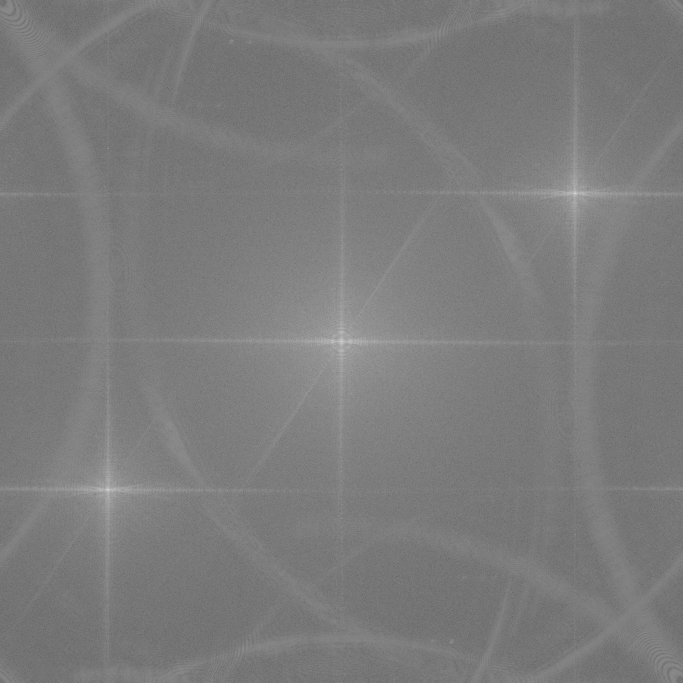
#> input picture hologram.png, 2048 x 2048 px, given in place of Hologram.tiff, which was not available (shown at 1/3 size)
$ python prueba2.py
#> lines starting #> are read from the running program, lines starting #| are printed output that depends on the picture; after the words box and inside, x2 and y2 are one past the last pixel; in counts of white or black regions, pixels touching at a corner belong together; pictures that were not available may be replaced by others from this repository, and a replacement may not be noted
import numpy as np
import matplotlib.pyplot as plt
from matplotlib.widgets import Slider
from PIL import Image
import cv2
import os
# Definir parámetros de la imagen
Nx = 2048
Ny = 2048
lamb = 632.80E-9            # Longitud de onda HeNe, rojo
outPixel = 3.45E-6          # Camera pixel
x = outPixel * np.arange(-Nx // 2, Nx // 2)
y = outPixel * np.arange(-Ny // 2, Ny // 2)
X, Y = np.meshgrid(x, y)


def recortar(imagen):


    cx_init, cy_init = Nx // 2, Ny // 2
    w_init, h_init = 50, 50

    imagen_recortada_global = np.zeros_like(imagen)
    mascara_global = np.zeros_like(imagen)

    # [24 lines left out: function actualizar, not called in this run]

    fig, ax = plt.subplots(figsize=(5, 5))
    plt.subplots_adjust(left=0.1, bottom=0.25)

    ax.imshow(imagen, cmap="gray")
    rect = plt.Rectangle((cx_init - w_init // 2, cy_init - h_init // 2), w_init, h_init, edgecolor="red", facecolor="none", linewidth=2)
    ax.add_patch(rect)

    ax_cx = plt.axes([0.2, 0.1, 0.65, 0.03])
    ax_cy = plt.axes([0.2, 0.15, 0.65, 0.03])
    ax_w = plt.axes([0.2, 0.05, 0.65, 0.03])
    ax_h = plt.axes([0.2, 0.2, 0.65, 0.03])

    slider_cx = Slider(ax_cx, "X Centro", 0, Nx, valinit=cx_init)
    slider_cy = Slider(ax_cy, "Y Centro", 0, Ny, valinit=cy_init)
    slider_w = Slider(ax_w, "Ancho", 10, Nx, valinit=w_init)
    slider_h = Slider(ax_h, "Alto", 10, Ny, valinit=h_init)

    # Conectar sliders con la función de actualización
    slider_cx.on_changed(actualizar)
    slider_cy.on_changed(actualizar)
    slider_w.on_changed(actualizar)
    slider_h.on_changed(actualizar)

    plt.show()

    return imagen_recortada_global, mascara_global

ruta_imagen = r"C:/Users/Usuario/Desktop/GitHub/entrega3_instrumentos_opticos/Hologram.tiff"
holograma = Image.open(ruta_imagen).convert('L')
#> holograma is the input picture: PIL image 2048x2048 L; min 29, max 254, mean 123.6

hologram = np.array(holograma)

hologram_ft = np.fft.fftshift(np.fft.fft2(hologram))

hologram_spectrum_log = np.log10(1 + (np.abs(hologram_ft))**2)
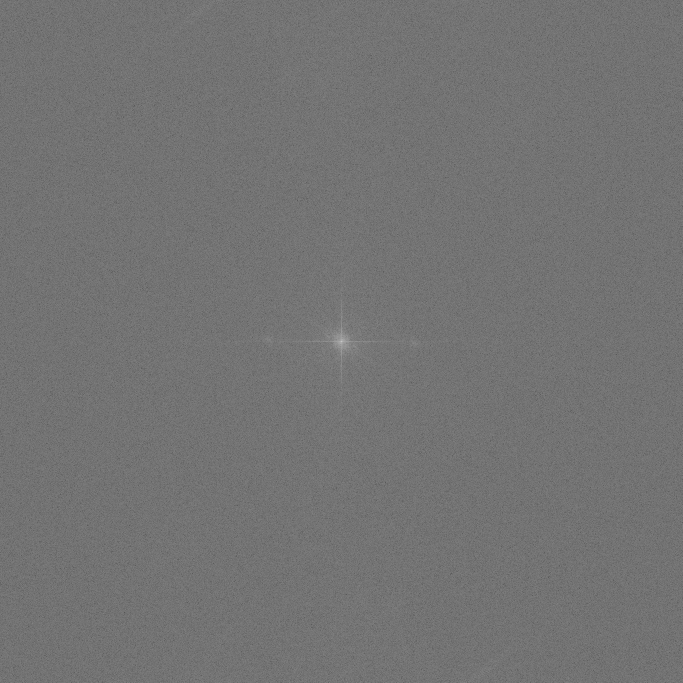
#> hologram_spectrum_log: shape (2048, 2048) float64 (shown at 1/3 size); min 3.01e-05, max 17.43, mean 7.91; drawn with min black and max white

guardarespectro =np.uint8(255* hologram_spectrum_log/np.max(hologram_spectrum_log))
cv2.imwrite("espectrolog.png",guardarespectro)

imagen_recortada, mascara = recortar(hologram_spectrum_log)
#> in recortar, `plt.show()`:
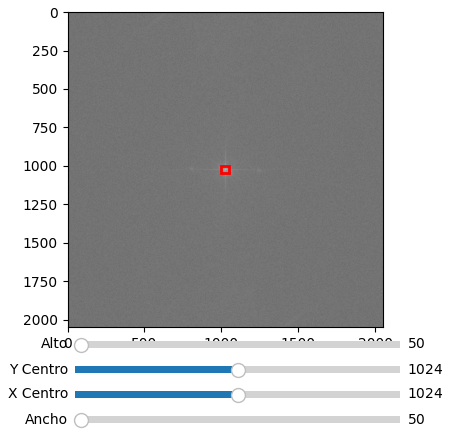
#> figure drawn by matplotlib, 5 panels
#> imagen_recortada: shape (2048, 2048) float64; every value is 0


plt.figure(figsize=(5, 5))
plt.imshow(imagen_recortada, cmap="gray")
plt.title("Imagen Recortada")
plt.axis("off")  # Para quitar los ejes
plt.show()

plt.figure(figsize=(5, 5))
plt.imshow(mascara, cmap="gray")
plt.title("Máscara del Recorte")
plt.axis("off")
plt.show()

""" mask = np.uint8(255*mascara/np.max(mascara))
cv2.imwrite("mascaracentrada.png",mask)
 """


ruta_imagen2 = r"C:/Users/Usuario/Desktop/GitHub/entrega3_instrumentos_opticos/mascara.png"
masc = Image.open(ruta_imagen2).convert('L')
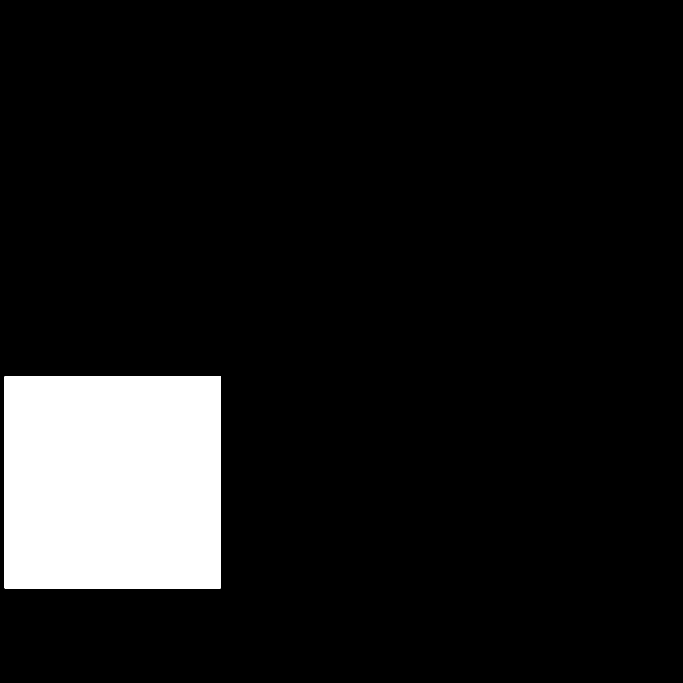
#> input picture mascara.png, 2048 x 2048 px, found by its file name (shown at 1/3 size)
#> masc is the input picture: PIL image 2048x2048 L; 9.8% white; 1 white region, box (x1, y1, x2, y2) and area: (14, 1129, 662, 1765) 412128

masca = np.array(masc)

ruta_imagen3 = r"C:/Users/Usuario/Desktop/GitHub/entrega3_instrumentos_opticos/mascaracentrada.png"
#> (the run stopped early here; a loop or call above may not have finished)
